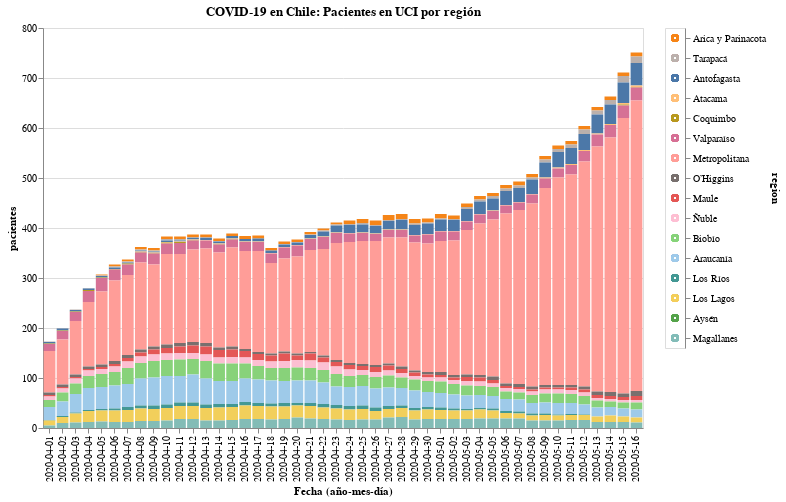

Source (notebook cell):
### Code cell
#hide_input
input_dropdown = alt.binding_select(options=data['region'].unique())
selection1 = alt.selection_single(fields=['region'], bind=input_dropdown, name=' ')
selection2 = alt.selection_multi(fields=['region'], on='mouseover')

color = alt.condition(selection1 | selection2,
                    alt.Color('region:N', scale=alt.Scale(scheme='tableau20'), legend=None),
                    alt.value('lightgray'))

bars = alt.Chart(data).mark_bar().encode(
    x=alt.X('date:O', axis=alt.Axis(title='Fecha (año-mes-día)')),
    y=alt.Y('pacientes'),
    color=color,
    tooltip=['date', 'region', 'pacientes'],
    order=alt.Order(
    # Sort the segments of the bars by this field
    'codigo region',
    sort='descending'
    )
    ).properties(
    title=f'COVID-19 en Chile: Pacientes en UCI por región'
).add_selection(
    selection1, selection2
).transform_filter(
    selection1
)

legend = alt.Chart(new_data).mark_point().encode(
    y=alt.Y('region:N', axis=alt.Axis(orient='right'), sort=regiones),
    color=color
).add_selection(
    selection1, selection2
)

bars.properties(width=600, height=400) | legend

### Figure 1 — Vega-Lite specification as saved in the notebook (floating-point values rounded to 4 significant figures; data arrays with more than 128 entries replaced by an {"elided": "..."} marker saying what was removed)
{"config": {"view": {"continuousWidth": 400, "continuousHeight": 300}}, "hconcat": [{"data": {"name": "data-31834efae1b4b2a8e2eaaeeda68451e0"}, "mark": "bar", "encoding": {"color": {"condition": {"type": "nominal", "field": "region", "legend": null, "scale": {"scheme": "tableau20"}, "selection": {"or": [" ", "selector005"]}}, "value": "lightgray"}, "order": {"type": "quantitative", "field": "codigo region", "sort": "descending"}, "tooltip": [{"type": "nominal", "field": "date"}, {"type": "nominal", "field": "region"}, {"type": "quantitative", "field": "pacientes"}], "x": {"type": "ordinal", "axis": {"title": "Fecha (año-mes-día)"}, "field": "date"}, "y": {"type": "quantitative", "field": "pacientes"}}, "height": 400, "selection": {" ": {"type": "single", "fields": ["region"], "bind": {"input": "select", "options": ["Arica y Parinacota", "Tarapacá", "Antofagasta", "Atacama", "Coquimbo", "Valparaíso", "Metropolitana", "O’Higgins", "Maule", "Ñuble", "Biobío", "Araucanía", "Los Ríos", "Los Lagos", "Aysén", "Magallanes"]}}, "selector005": {"type": "multi", "fields": ["region"], "on": "mouseover"}}, "title": "COVID-19 en Chile: Pacientes en UCI por región", "transform": [{"filter": {"selection": " "}}], "width": 600}, {"data": {"name": "data-0e5fa60dff3d49a491c32a70b3e144c6"}, "mark": "point", "encoding": {"color": {"condition": {"type": "nominal", "field": "region", "legend": null, "scale": {"scheme": "tableau20"}, "selection": {"or": [" ", "selector005"]}}, "value": "lightgray"}, "y": {"type": "nominal", "axis": {"orient": "right"}, "field": "region", "sort": ["Arica y Parinacota", "Tarapacá", "Antofagasta", "Atacama", "Coquimbo", "Valparaíso", "Metropolitana", "O’Higgins", "Maule", "Ñuble", "Biobío", "Araucanía", "Los Ríos", "Los Lagos", "Aysén", "Magallanes"]}}, "selection": {" ": {"type": "single", "fields": ["region"], "bind": {"input": "select", "options": ["Arica y Parinacota", "Tarapacá", "Antofagasta", "Atacama", "Coquimbo", "Valparaíso", "Metropolitana", "O’Higgins", "Maule", "Ñuble", "Biobío", "Araucanía", "Los Ríos", "Los Lagos", "Aysén", "Magallanes"]}}, "selector005": {"type": "multi", "fields": ["region"], "on": "mouseover"}}}], "$schema": "https://vega.github.io/schema/vega-lite/v4.8.1.json", "datasets": {"data-31834efae1b4b2a8e2eaaeeda68451e0": {"elided": "736 records"}, "data-0e5fa60dff3d49a491c32a70b3e144c6": {"elided": "864 records"}}}
